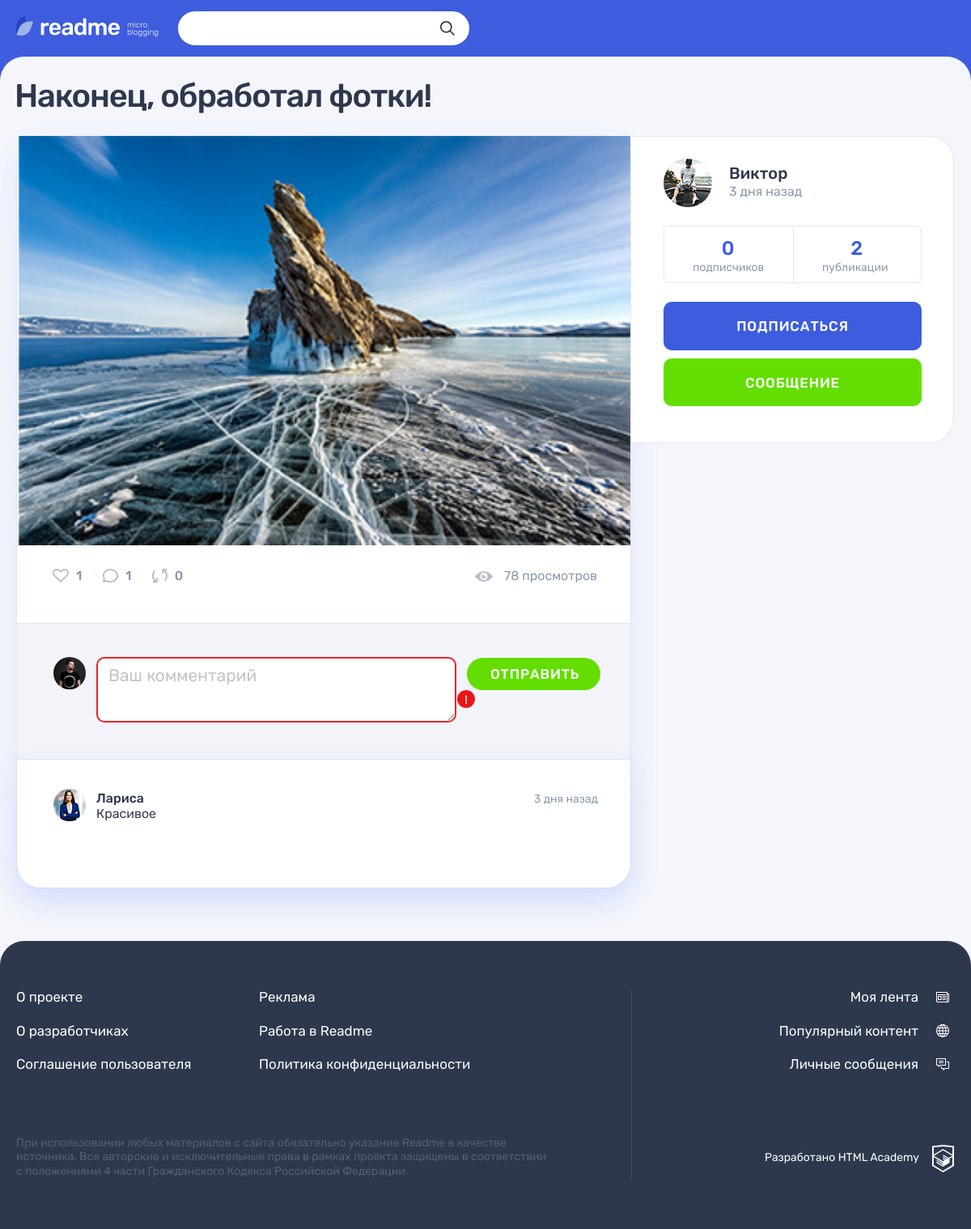
/post.php?id=3 (signed in), run on the app's committed database.
### tables this page shows
CREATE TABLE `posts`
(
    `id`               INT UNSIGNED                           NOT NULL AUTO_INCREMENT PRIMARY KEY,
    `created_at`       DATETIME     DEFAULT CURRENT_TIMESTAMP NOT NULL,
    `updated_at`       DATETIME     DEFAULT CURRENT_TIMESTAMP ON UPDATE CURRENT_TIMESTAMP,
    `title`            VARCHAR(255)                           NOT NULL,
    `content`          TEXT                                   NULL,
    `author_quote`     VARCHAR(255)                           NULL,  
    `image_url`        VARCHAR(2048)                          NULL,
    `video_url`        VARCHAR(2048)                          NULL,
    `website_url`      VARCHAR(2048)                          NULL,
    `views_count`      INT UNSIGNED DEFAULT 0,                       
    `repost_flag`      BOOL         DEFAULT FALSE,                   
    `original_post_id` INT UNSIGNED,                                 
    `user_id`          INT UNSIGNED                           NOT NULL,
    `type_id`          INT UNSIGNED                           NOT NULL,
    FOREIGN KEY (user_id) REFERENCES users (id),
    FOREIGN KEY (type_id) REFERENCES types (id)
);

CREATE TABLE `comments`
(
    `id`         INT UNSIGNED                       NOT NULL AUTO_INCREMENT PRIMARY KEY,
    `created_at` DATETIME DEFAULT CURRENT_TIMESTAMP NOT NULL,
    `updated_at` DATETIME DEFAULT CURRENT_TIMESTAMP ON UPDATE CURRENT_TIMESTAMP,
    `content`    TEXT                               NOT NULL,
    `user_id`    INT UNSIGNED                       NOT NULL,
    `post_id`    INT UNSIGNED                       NOT NULL,
    FOREIGN KEY (user_id) REFERENCES users (id),
    FOREIGN KEY (post_id) REFERENCES posts (id)
);

CREATE TABLE `users`
(
    `id`         INT UNSIGNED                       NOT NULL AUTO_INCREMENT PRIMARY KEY,
    `email`      VARCHAR(255)                       NOT NULL,
    `login`      VARCHAR(255)                       NOT NULL,
    `password`   VARCHAR(255)                       NOT NULL,
    `avatar_url` VARCHAR(2048)                      NOT NULL,
    `created_at` DATETIME DEFAULT CURRENT_TIMESTAMP NOT NULL,
    `updated_at` DATETIME DEFAULT CURRENT_TIMESTAMP ON UPDATE CURRENT_TIMESTAMP
);

### functions/functions.php (called while the page is built, shortened)
<?php
function includeTemplate($name, array $data = [])
{
    $name = 'templates/' . $name;
    extract($data);
    require $name;
    $result = ob_get_clean();
    return $result;
}
function getNounPluralForm(int $number, string $one, string $two, string $many)
{
    $mod10 = $number % 10;
    $mod100 = $number % 100;
    switch (true) {
        case ($mod10 >= 2 && $mod10 <= 4):
            return $two;
        case ($mod100 >= 11 && $mod100 <= 20):
        case ($mod10 > 5):
        default:
            return $many;
    }
}
function publicationLife($publishTime)
{
    $differentTime = time() - strtotime($publishTime);
    switch (true) {
        case ($differentTime >= 86400 && $differentTime < 604800):
            $differentTime = floor($differentTime / 86400);
            return "{$differentTime} " .
                getNounPluralForm(
                    $differentTime,
                    'день',
                    'дня',
                    'дней'
                ) . " назад";
    }
}
function htmlTime($publishTime)
{
    return 'datetime="' . $publishTime . '" title="' . date('d.m.Y H:i', strtotime($publishTime)) . '"';
}

### post-page-helper.php (called while the page is built, shortened)
<?php
function handleMissingPost($connect, $title)
{
    try {
        $postId = filter_input(INPUT_GET, 'id', FILTER_SANITIZE_NUMBER_INT);
        return getPost($connect, $postId);
    } catch (Exception $e) {
        showNotFoundPage($title);
        exit();
    }
}

### sql-connect.php (called while the page is built, shortened)
<?php
function getPost($connect, $id)
{
    $sqlPostInfo = "SELECT
        posts.*,
        types.id AS 'type_id',
        types.title AS 'type_title',
        users.id AS 'user_id',
        users.login AS 'user_login',
        users.avatar_url AS 'user_avatar_url',
        users.created_at AS 'user_created_at',
        (SELECT COUNT(posts.id) FROM posts WHERE posts.user_id = users.id) AS 'count_user_posts',
        (SELECT COUNT(likes.user_id) FROM likes WHERE likes.post_id = posts.id) AS 'count_post_likes',
        (SELECT COUNT(subscriptions.subscriber_user_id) FROM subscriptions WHERE subscriptions.subscribed_to_user_id = users.id) AS 'count_user_subscribers',
        (SELECT COUNT(comments.id) FROM comments WHERE comments.post_id=posts.id) AS 'count_post_comments',
        (SELECT COUNT(posts.id) FROM posts WHERE posts.repost_flag = 1) AS 'count_post_reposts'
FROM posts
          INNER JOIN users ON posts.user_id = users.id
          INNER JOIN types ON posts.type_id = types.id
WHERE posts.id = $id";
    $resultPost = mysqli_query($connect, $sqlPostInfo);
    if ($post = mysqli_fetch_assoc($resultPost)) {
        return $post;
    }
    throw new Exception('Пост не найден');
}
function getPostComments($connect, $id, $countComments)
{
    $limit = "";
    if ($countComments != 'all') {
        $limit = "LIMIT $countComments";
    }
    $sqlPostComments = "SELECT
        comments.id,
        comments.content,
        comments.created_at,
        comments.updated_at,
        users.id AS 'user_id',
        users.login AS 'user_login',
        users.avatar_url AS 'user_avatar_url',
        posts.id AS 'post_id'
FROM comments
        INNER JOIN users ON comments.user_id = users.id
        INNER JOIN posts ON comments.post_id = posts.id
WHERE posts.id = $id
ORDER BY comments.created_at DESC " . $limit;
    $resultPost = mysqli_query($connect, $sqlPostComments);
    return mysqli_fetch_all($resultPost, MYSQLI_ASSOC);
}

### functions/validate-functions.php (called while the page is built, shortened)
<?php
function htmlValidate($text)
{
    return htmlspecialchars($text, ENT_QUOTES | ENT_SUBSTITUTE, 'UTF-8');
}

### templates/post-page.php (the view, shortened to what this page needs)
<main class="page__main page__main--publication">
    <div class="container">
        <h1 class="page__title page__title--publication"><?= htmlValidate($post['title']); ?></h1>
        <section class="post-details">
            <div class="post-details__wrapper post-<?= $post['type_title'] ?>>">
                <div class="post-details__main-block post post--details">
                    <?= $postContent ?>
                    <div class="post__indicators">
                        <div class="post__buttons">
                            <a class="post__indicator post__indicator--likes button" href="#" title="Лайк">
                                <svg class="post__indicator-icon" width="20" height="17">
                                    <use xlink:href="#icon-heart"></use>
                                </svg>
                                <span><?= $post['count_post_likes']; ?></span>
                            </a>
                            <span class="post__indicator post__indicator--comments" href="#"
                                  title="Комментарии">
                                <svg class="post__indicator-icon" width="19" height="17">
                                    <use xlink:href="#icon-comment"></use>
                                </svg>
                                <span><?= $post['count_post_comments']; ?></span>
                            </span>
                            <a class="post__indicator post__indicator--repost button" href="#" title="Репост">
                                <svg class="post__indicator-icon" width="19" height="17">
                                    <use xlink:href="#icon-repost"></use>
                                </svg>
                                <span><?= $post['count_post_reposts']; ?></span>
                            </a>
                        </div>
                        <span class="post__view"><?= $post['views_count']; ?> просмотров</span>
                    </div>
                    <div class="comments">
                        <form class="comments__form form" action="#" method="post">
                            <div class="comments__my-avatar">
                                <img class="comments__picture" src="../img/userpic-medium.jpg"
                                     alt="Аватар пользователя">
                            </div>
                            <div class="form__input-section form__input-section--error">
                            <textarea class="comments__textarea form__textarea form__input"
                                      placeholder="Ваш комментарий"></textarea>
                                <button class="form__error-button button" type="button">!</button>
                            </div>
                            <button class="comments__submit button button--green" type="submit">Отправить</button>
                        </form>
                        <div class="comments__list-wrapper">
                            <ul class="comments__list">
                                <?php foreach ($comments as $comment): ?>
                                    <li class="comments__item user">
                                        <div class="comments__avatar">
                                            <a class="user__avatar-link"
                                               href="/profile.php?id=<?= $comment['user_id'] ?>">
                                                <img class="comments__picture"
                                                     src="../img/<?= $comment['user_avatar_url'] ?>"
                                                     alt="Аватар пользователя">
                                            </a>
                                        </div>
                                        <div class="comments__info">
                                            <div class="comments__name-wrapper">
                                                <a class="comments__user-name"
                                                   href="/profile.php?id=<?= $comment['user_id'] ?>">
                                                    <span><?= $comment['user_login'] ?></span>
                                                </a>
                                                <time class="comments__time" <?= htmlTime($comment['created_at']) ?>>
                                                    <?= publicationLife($comment['created_at']) ?>
                                                </time>
                                            </div>
                                            <p class="comments__text">
                                                <?= $comment['content'] ?>
                                            </p>
                                        </div>
                                    </li>
                                <?php endforeach; ?>
                            </ul>
                        </div>
                    </div>
                </div>
                <div class="post-details__user user">
                    <div class="post-details__user-info user__info">
                        <div class="post-details__avatar user__avatar">
                            <a class="post-details__avatar-link user__avatar-link"
                               href="/profile.php?id=<?= $post['user_id'] ?>">
                                <img class="post-details__picture user__picture"
                                     src="./img/<?= $post['user_avatar_url']; ?>"
                                     alt="Аватар пользователя">
                            </a>
                        </div>
                        <div class="post-details__name-wrapper user__name-wrapper">
                            <a class="post-details__name user__name" href="/profile.php?id=<?= $post['user_id'] ?>">
                                <span><?= $post['user_login']; ?></span>
                            </a>
                            <time class="post-details__time user__time" <?= htmlTime($post['user_created_at']) ?>>
                                <?= publicationLife($post['user_created_at']) ?>
                            </time>
                        </div>
                    </div>
                    <div class="post-details__rating user__rating">
                        <p class="post-details__rating-item user__rating-item user__rating-item--subscribers">
                            <span class="post-details__rating-amount user__rating-amount"><?= $post['count_user_subscribers']; ?></span>
                            <span class="post-details__rating-text user__rating-text">
                                <?= getNounPluralForm(
                                    $post['count_user_subscribers'],
                                    'подписчик',
                                    'подписчика',
                                    'подписчиков'
                                ) ?>
                            </span>
                        </p>
                        <p class="post-details__rating-item user__rating-item user__rating-item--publications">
                            <span class="post-details__rating-amount user__rating-amount"><?= $post['count_user_posts']; ?></span>
                            <span class="post-details__rating-text user__rating-text">
                                <?= getNounPluralForm(
                                    $post['count_user_posts'],
                                    'публикация',
                                    'публикации',
                                    'публикаций'
                                ) ?>
                            </span>
                        </p>
                    </div>
                    <div class="post-details__user-buttons user__buttons">
                        <button class="user__button user__button--subscription button button--main" type="button">
                            Подписаться
                        </button>
                        <a class="user__button user__button--writing button button--green" href="#">Сообщение</a>
                    </div>
                </div>
            </div>
        </section>
    </div>
</main>

### templates/detail-posts/photo-post.php
<div class="post-details__image-wrapper post-photo__image-wrapper">
    <img src="<?= htmlValidate($post['image_url']) ?>"
         alt="Фото от пользователя" width="760" height="507">
</div>

### data on the page
posts: title "Наконец, обработал фотки!", image_url (picture), views_count "78", user.avatar_url (picture), user.login "Виктор", user.created_at "3 дня назад"
comments: user.avatar_url (picture), user.login "Лариса", created_at "3 дня назад", content "Красивое"

### other printed values
$post['count_post_likes'] "1"
$post['count_post_comments'] "1"
$post['count_post_reposts'] "0"
$post['count_user_subscribers'] "0"
$post['count_user_posts'] "2"
